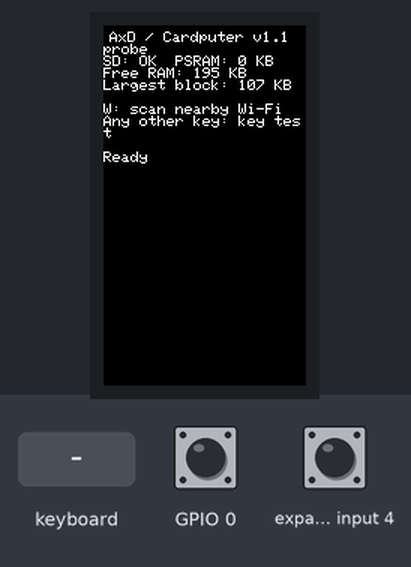
A sketch run on a simulated ESP32-S3. Shown: 135×240 colour display. Inputs (shaded band) come from the test bench; at power-on: GPIO 0 HIGH, expander input 4 HIGH. A WiFi scan finds three made-up networks; storage starts empty; what the sketch prints to the serial monitor is not drawn.

Above: at 1.4 s.
1.5 s: keyboard key "w" received
At 2.9 s:
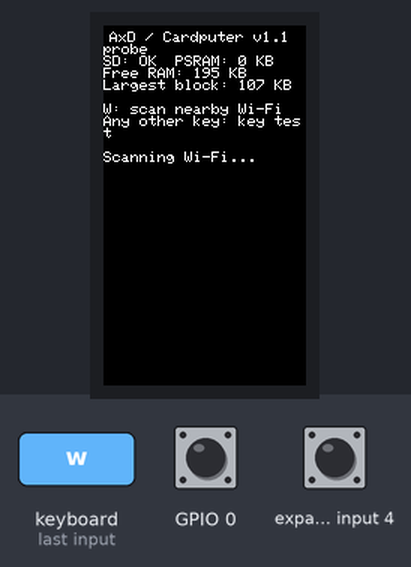
4.5 s: keyboard key "1" received
At 5.0 s:
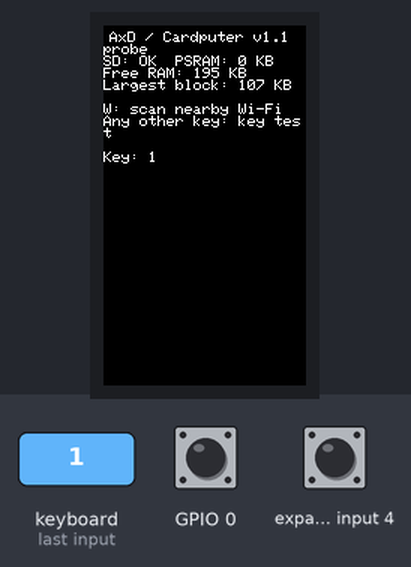
6.0 s: keyboard key "W" received
At 8.6 s:
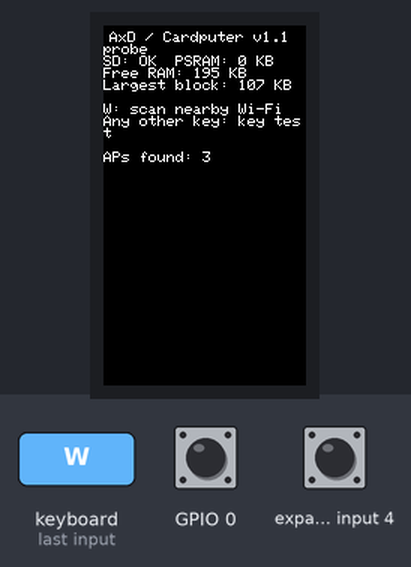
Timing chart, 0 to 10.1 s (numbered marks = the images above; inputs shaded):
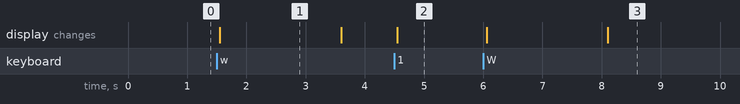

The sketch:

cardputer_v11_probe.ino
```cpp
// Cardputer v1.1 bring-up probe for the AxD port. This does not transmit test
// frames or modify the AxD firmware. Flash only to a Cardputer v1.1.
#include <M5Cardputer.h>
#include <SD.h>
#include <SPI.h>
#include <WiFi.h>
#include <esp_heap_caps.h>

constexpr int kSdCs = 12;
constexpr int kSdMosi = 14;
constexpr int kSdSck = 40;
constexpr int kSdMiso = 39;

bool sdReady = false;
String lastAction = "Ready";

void logMemory() {
  Serial.printf("Cardputer v1.1: SD=%d PSRAM=%u internal_free=%u largest=%u\n",
                sdReady, unsigned(heap_caps_get_total_size(MALLOC_CAP_SPIRAM)),
                unsigned(heap_caps_get_free_size(MALLOC_CAP_INTERNAL)),
                unsigned(heap_caps_get_largest_free_block(MALLOC_CAP_INTERNAL)));
}

void drawStatus() {
  auto& screen = M5Cardputer.Display;
  screen.fillScreen(BLACK);
  screen.setTextColor(WHITE, BLACK);
  screen.setTextSize(1);
  screen.setCursor(4, 4);
  screen.println("AxD / Cardputer v1.1 probe");
  screen.printf("SD: %s  PSRAM: %u KB\n", sdReady ? "OK" : "missing",
                unsigned(heap_caps_get_total_size(MALLOC_CAP_SPIRAM) / 1024));
  screen.printf("Free RAM: %u KB\n",
                unsigned(heap_caps_get_free_size(MALLOC_CAP_INTERNAL) / 1024));
  screen.printf("Largest block: %u KB\n",
                unsigned(heap_caps_get_largest_free_block(MALLOC_CAP_INTERNAL) / 1024));
  screen.println();
  screen.println("W: scan nearby Wi-Fi");
  screen.println("Any other key: key test");
  screen.println();
  screen.println(lastAction);
}

void scanWifi() {
  lastAction = "Scanning Wi-Fi...";
  drawStatus();
  WiFi.mode(WIFI_STA);
  const int count = WiFi.scanNetworks(false, true);
  lastAction = count < 0 ? "Scan failed" : String("APs found: ") + count;
  Serial.println(lastAction);
  WiFi.scanDelete();
  WiFi.mode(WIFI_OFF);
  logMemory();
  drawStatus();
}

void setup() {
  Serial.begin(115200);
  M5Cardputer.begin();
  M5Cardputer.Display.setRotation(1);
  SPI.begin(kSdSck, kSdMiso, kSdMosi, kSdCs);
  sdReady = SD.begin(kSdCs, SPI, 10000000);
  logMemory();
  drawStatus();
}

void loop() {
  static uint32_t lastLogMs = 0;
  if (millis() - lastLogMs >= 10000) {
    lastLogMs = millis();
    logMemory();
  }
  M5Cardputer.update();
  if (M5Cardputer.Keyboard.isChange() && M5Cardputer.Keyboard.isPressed()) {
    const auto& keys = M5Cardputer.Keyboard.keysState();
    if (!keys.word.empty()) {
      const char key = keys.word.front();
      Serial.printf("Key: %c\n", key);
      if (key == 'w' || key == 'W') scanWifi();
      else {
        lastAction = String("Key: ") + key;
        drawStatus();
      }
    } else if (keys.enter) {
      lastAction = "Enter detected";
      drawStatus();
    }
  }
  delay(10);
}
```

Measured:
- after the input at 1.5 s, the display: changes after 0.05 s (image 1)
- after the input at 4.5 s, the display: changes after 0.05 s (image 2)
- after the input at 6.0 s, the display: first changes after 0.06 s (image 3 shows a later state)
- what the display in image 1 shows lasts 2.0 s, from 1.6 s to 3.6 s
